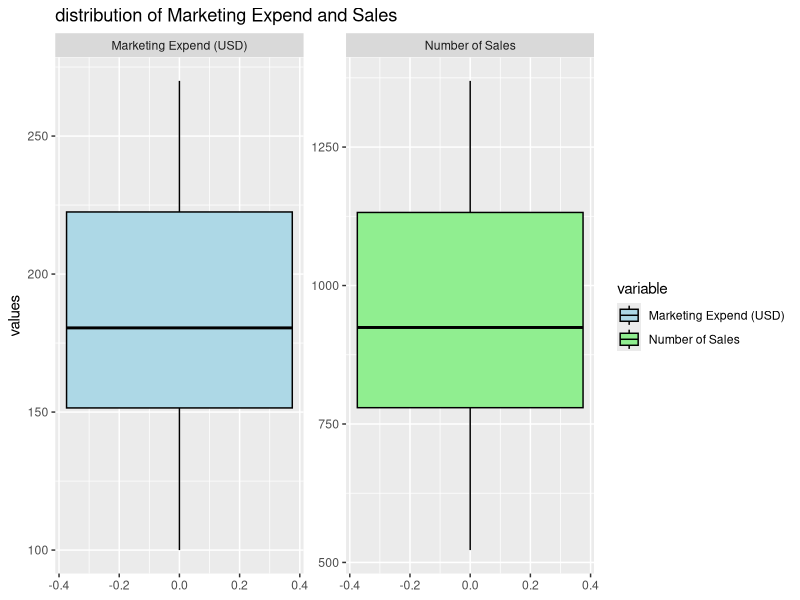
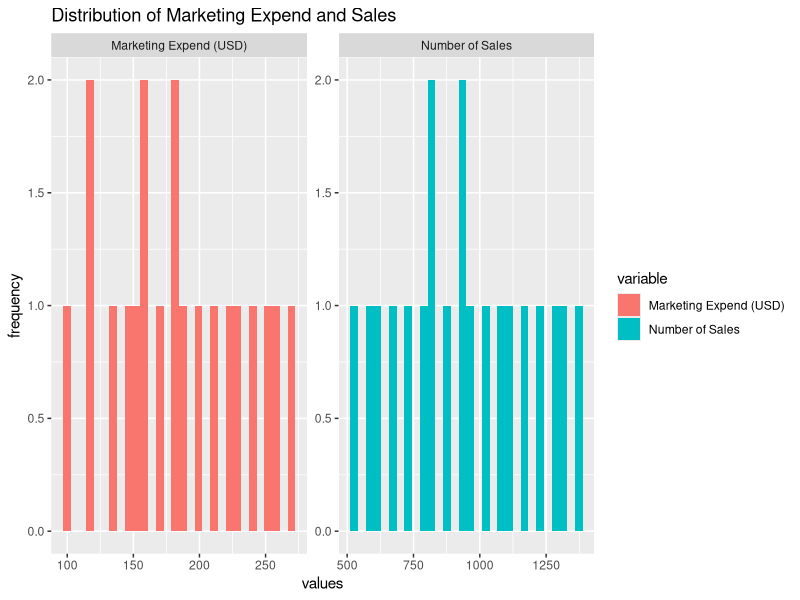
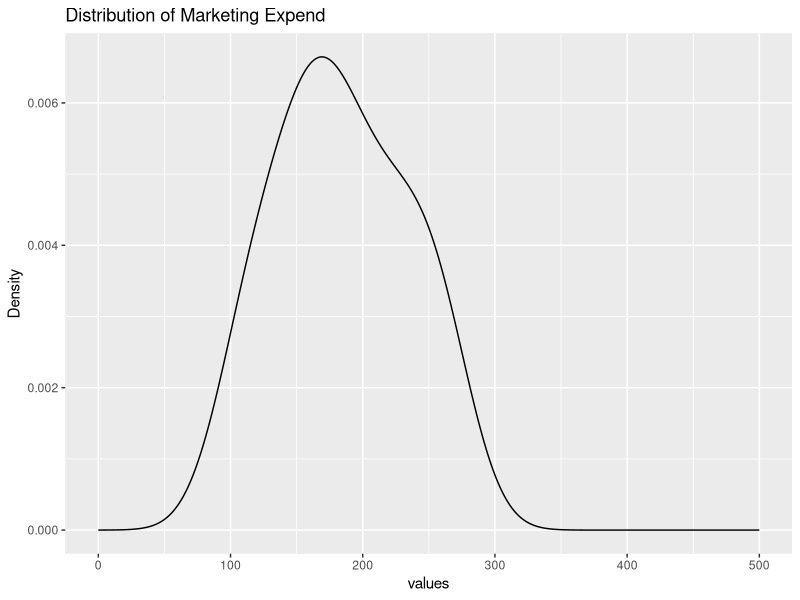
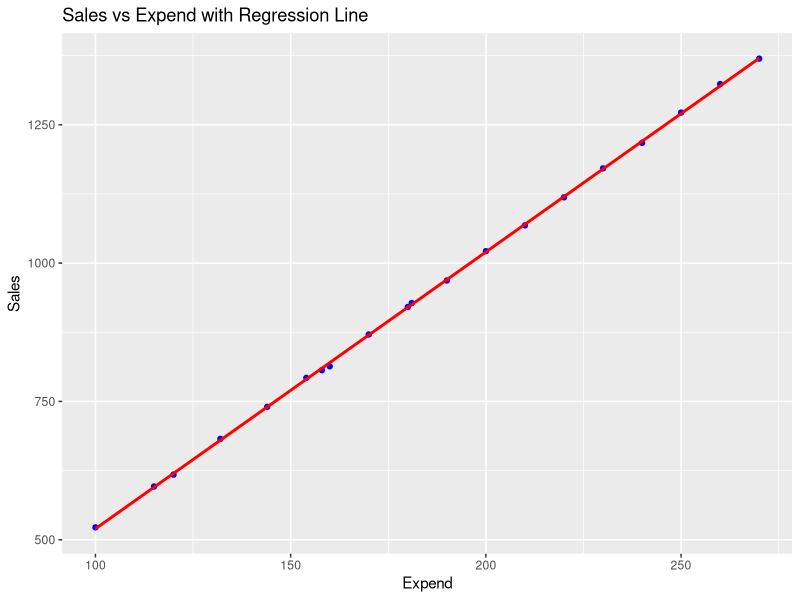
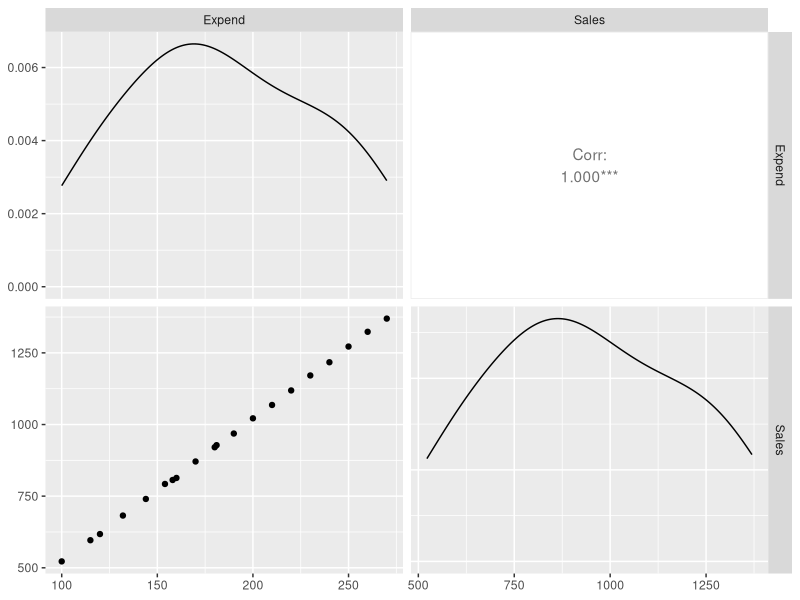
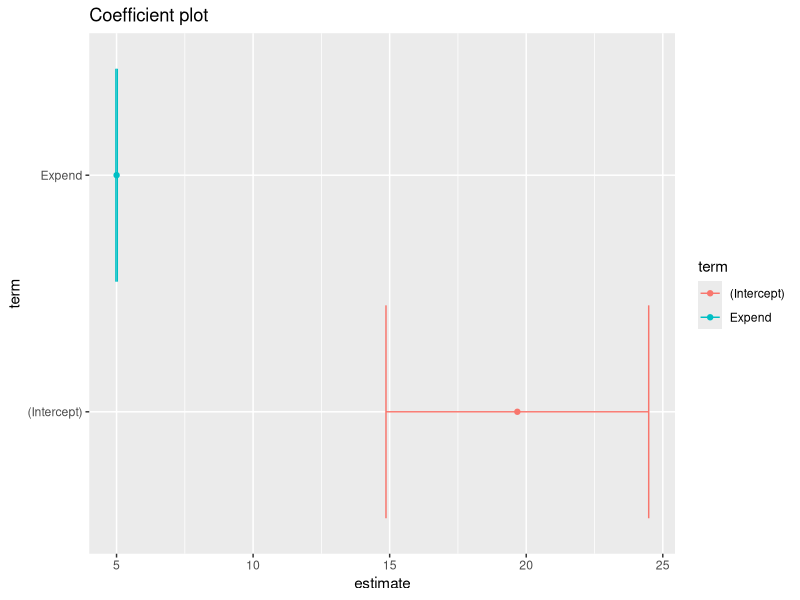
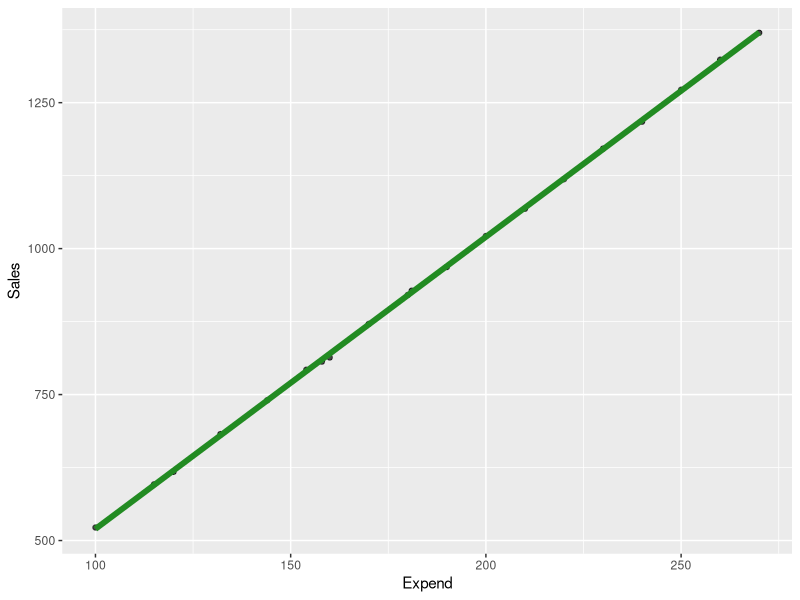
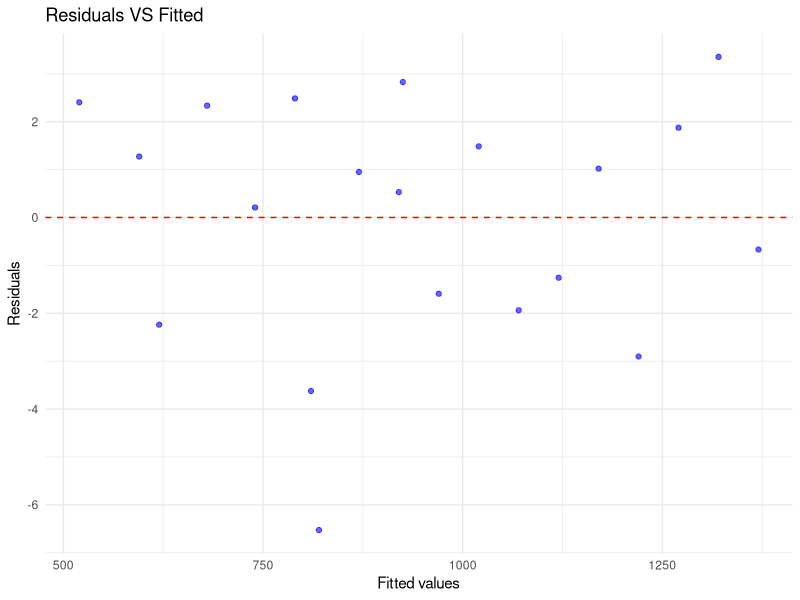

These charts were generated, in order, by the following R code:
install.packages("tidyr")
install.packages("ggplot2")
install.packages("GGally")
install.packages("broom")


library(tidyr)
library(ggplot2)
library(GGally) 
library(broom)

#create a dataframe
data <- data.frame( 
  Expend = c(100, 115, 120, 132, 144, 154, 158, 160, 170, 180, 181, 190, 200, 210, 220, 230, 240, 250, 260, 270), 
  Sales = c(522.3, 596.2, 617.7, 682.3, 740.2, 792.5, 806.4, 813.5, 871.0, 920.6, 927.9, 968.5, 1021.6, 1068.2, 1118.9, 1171.2, 1217.3, 1272.1, 1323.6, 1369.6))
summary(data)

data_long <- pivot_longer(data, cols = c(Expend, Sales),
                          names_to = "variable",
                          values_to = "value")
data_long$variable <- factor(data_long$variable,
                             levels = c("Expend", "Sales"),
                             labels = c("Marketing Expend (USD)", "Number of Sales"))

#box plot for distribution
ggplot(data_long, aes(y = value)) + geom_boxplot(aes(fill = variable), color = "black")+
  scale_fill_manual(values = c("lightblue", "lightgreen")) +
  facet_wrap(~ variable, scales = "free") +
  ggtitle("distribution of Marketing Expend and Sales") +
  ylab("values")

#histogram
ggplot(data_long, aes(x = value, fill = variable)) + 
  geom_histogram() +
  facet_wrap(~ variable, scales = "free") +
  ggtitle("Distribution of Marketing Expend and Sales") +
  xlab("values") +
  ylab("frequency")

ggplot(data, aes(x = Expend)) + 
  geom_density() +
  ggtitle("Distribution of Marketing Expend") +
  xlab("values") +
  ylab("Density") + scale_x_continuous(limits = c(0,500))

ggplot(data, aes(x = Expend, y = Sales)) +
  geom_point(color = 'blue') +                   
  geom_smooth(method = "lm", col = 'red') +      
  labs(title = "Sales vs Expend with Regression Line",
       x = "Expend",
       y = "Sales")

#pearson correlation 
cor(data$Expend, data$Sales)
#0.9999481 - positive and ~ 1 linear relationship one increase other increase also
   
ggpairs(data)

#linear regression model 
model1 <- lm( Sales ~ Expend, data = data)

summary(model1)

model1 %>% tidy(conf.int = TRUE)
tidy_model1 <- model1 %>% tidy(conf.int = TRUE)
ggplot(tidy_model1, aes(x = estimate, y = term, color = term)) +
  geom_point() + 
  geom_errorbarh(aes(xmin = conf.low, xmax = conf.high))+
  ggtitle("Coefficient plot")

ggplot(data = data, aes(x = Expend, y = Sales))+
  geom_point(alpha = 0.7) +
  geom_smooth(method = "lm", se=FALSE,
              col="forestgreen", lwd=2)


glance(model1)

glance(model1)$adj.r.squared #0.9998 better fit to the model
#df for fitted and residuals
model1_fitres <- augment(model1)

ggplot(model1_fitres, aes(x = .fitted, y = .resid)) +                           
  geom_point(color = "blue", alpha = 0.6) +
  geom_hline(yintercept = 0, linetype = "dashed", color = "red")+
  ggtitle("Residuals VS Fitted") + 
  xlab("Fitted values") + ylab("Residuals") +
  theme_minimal()

ggplot(model1_fitres, aes(x = .resid)) +                                           
  geom_histogram(color = "white")+
  ggtitle("Distribution of Residuals") + 
  xlab("reiduals") + theme_minimal()

ggplot(model1_fitres, aes(sample=.resid)) +
  stat_qq() + stat_qq_line() +
  labs( x = "Theoretical quantiles", y = "Sample quantiles") + 
  ggtitle("Q-Q plot of Residuals") + theme_minimal()

shapiro.test(model1_fitres$.resid)
# w = 0.93 ~ 1 can say normally distributed data










